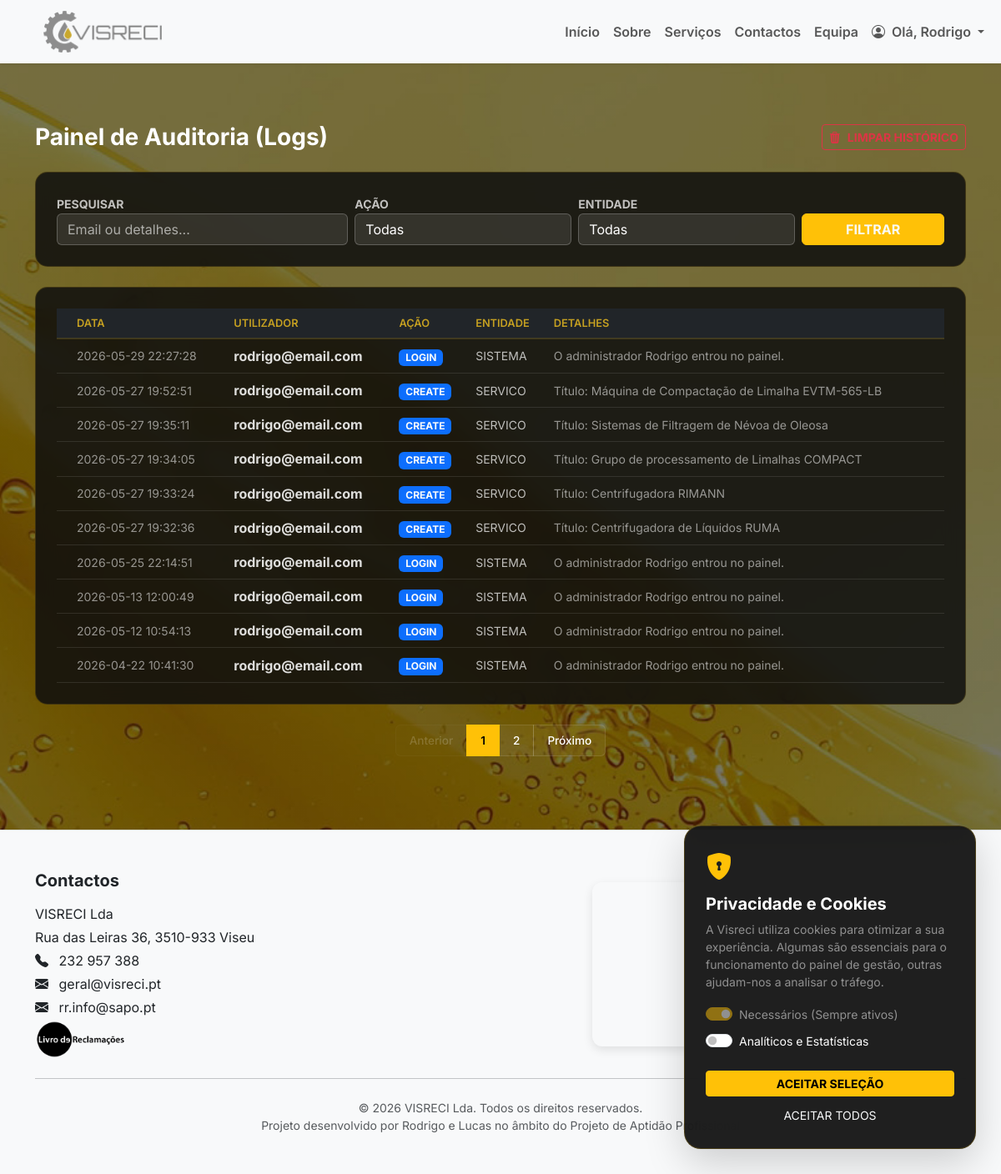
The app's page /admin/logs (signed in), older data.
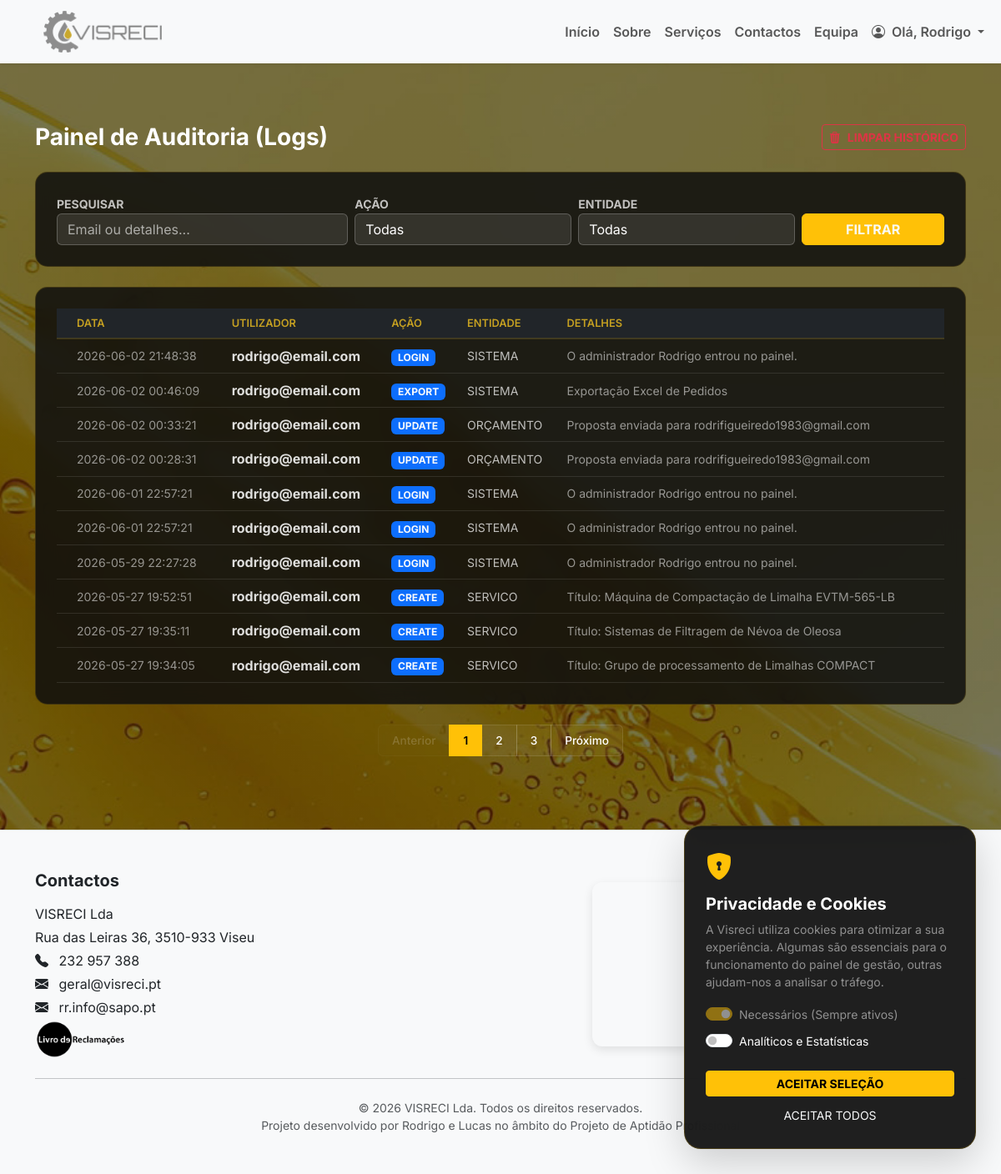
The same page, newer data.
### tables this page shows
CREATE TABLE logs (
            id INTEGER PRIMARY KEY AUTOINCREMENT,
            user_id INTEGER,
            user_email TEXT,
            action TEXT NOT NULL,
            entity TEXT NOT NULL,
            entity_id INTEGER,
            details TEXT,
            created_at DATETIME DEFAULT (datetime('now', 'localtime'))
        );

### app.py (the view)
@app.route("/admin/logs")
@login_required
def admin_logs():
    if session.get("user_role") != "admin": return redirect(url_for("dashboard"))
    page, q = request.args.get('page', 1, type=int), request.args.get('q', '').strip()
    act_f, ent_f = request.args.get('action', '').strip(), request.args.get('entity', '').strip()
    per_page = 10
    where, params = [], []
    if q: where.append("(user_email LIKE ? OR details LIKE ?)"); p = f"%{q}%"; params.extend([p, p])
    if act_f: where.append("action = ?"); params.append(act_f)
    if ent_f: where.append("entity = ?"); params.append(ent_f)
    where_sql = ("WHERE " + " AND ".join(where)) if where else ""
    conn = get_connection()
    total = conn.execute(f"SELECT COUNT(*) FROM logs {where_sql}", params).fetchone()[0]
    total_pages = max(1, math.ceil(total / per_page))
    logs = conn.execute(f"SELECT * FROM logs {where_sql} ORDER BY id DESC LIMIT ? OFFSET ?", params + [per_page, (page-1)*per_page]).fetchall()
    actions = [r[0] for r in conn.execute("SELECT DISTINCT action FROM logs WHERE action IS NOT NULL").fetchall()]
    entities = [r[0] for r in conn.execute("SELECT DISTINCT entity FROM logs WHERE entity IS NOT NULL").fetchall()]
    conn.close()
    return render_template("admin_logs.html", logs=logs, page=page, total_pages=total_pages, q=q, action=act_f, entity=ent_f, actions=actions, entities=entities)

### app.py (called while the page is built)
def get_connection():
    conn = sqlite3.connect("app.db", timeout=30)
    conn.row_factory = sqlite3.Row
    return conn

def login_required(view_func):
    @wraps(view_func)
    def wrapper(*args, **kwargs):
        if "user_id" not in session:
            return redirect(url_for("login"))
        return view_func(*args, **kwargs)
    return wrapper

@app.context_processor
def inject_translations():
    lang = session.get('lang', 'pt')
    return { 'lang': lang, 't': TRANSLATIONS.get(lang, TRANSLATIONS['pt']) }

### templates/admin_logs.html (shortened to what the changed rows need)
{% extends "menu.html" %}
{% block content %}
<section class="py-4 mt-5">
    <div class="container">
        <div class="table-glass on-dark p-0 overflow-hidden">
            <div class="table-responsive">
                <table class="table table-hover align-middle mb-0 text-white">
                    <thead class="bg-dark">
                        <tr class="text-warning">
                            <th class="ps-4">Data</th>
                            <th>Utilizador</th>
                            <th>Ação</th>
                            <th>Entidade</th>
                            <th>Detalhes</th>
                        </tr>
                    </thead>
                    <tbody>
                        {% for l in logs %}
                        <tr class="border-bottom border-secondary border-opacity-25">
                            <td class="ps-4 small opacity-75">{{ l.created_at }}</td>
                            <td class="fw-bold">{{ l.user_email or 'Sistema' }}</td>
                            <td><span class="badge bg-primary">{{ l.action }}</span></td>
                            <td class="text-warning small">{{ l.entity|upper }}</td>
                            <td class="small opacity-75">{{ l.details }}</td>
                        </tr>
                        {% else %}
                        <tr>
                            <td colspan="5" class="text-center py-5 text-muted italic">Nenhum log encontrado.</td>
                        </tr>
                        {% endfor %}
                    </tbody>
                </table>
            </div>
        </div>
        {% if total_pages > 1 %}
        <nav class="mt-4">
            <ul class="pagination justify-content-center custom-pagination">
                {% for p in range(1, total_pages + 1) %}
                <li class="page-item {{ 'active' if p == page }}">
                    <a class="page-link"
                        href="{{ url_for('admin_logs', page=p, q=q, action=action, entity=entity) }}">{{ p }}</a>
                </li>
                {% endfor %}
            </ul>
        </nav>
        {% endif %}
    </div>
</section>
{% endblock %}

Row changes from the older to the newer data that the page shows:
no longer on this page (row unchanged): logs: created_at "2026-05-27 19:33:24", user_email "rodrigo@email.com", action "CREATE", entity "SERVICO", details "Título: Centrifugadora RIMANN"
no longer on this page (row unchanged): logs: created_at "2026-05-27 19:32:36", user_email "rodrigo@email.com", action "CREATE", entity "SERVICO", details "Título: Centrifugadora de Líquidos RUMA"
no longer on this page (row unchanged): logs: created_at "2026-05-25 22:14:51", user_email "rodrigo@email.com", action "LOGIN", entity "SISTEMA", details "O administrador Rodrigo entrou no painel."
no longer on this page (row unchanged): logs: created_at "2026-05-13 12:00:49", user_email "rodrigo@email.com", action "LOGIN", entity "SISTEMA", details "O administrador Rodrigo entrou no painel."
no longer on this page (row unchanged): logs: created_at "2026-05-12 10:54:13", user_email "rodrigo@email.com", action "LOGIN", entity "SISTEMA", details "O administrador Rodrigo entrou no painel."
no longer on this page (row unchanged): logs: created_at "2026-04-22 10:41:30", user_email "rodrigo@email.com", action "LOGIN", entity "SISTEMA", details "O administrador Rodrigo entrou no painel."
added logs: created_at "2026-06-02 21:48:38", user_email "rodrigo@email.com", action "LOGIN", entity "SISTEMA", details "O administrador Rodrigo entrou no painel."
added logs: created_at "2026-06-02 00:46:09", user_email "rodrigo@email.com", action "EXPORT", entity "SISTEMA", details "Exportação Excel de Pedidos"
added logs: created_at "2026-06-02 00:33:21", user_email "rodrigo@email.com", action "UPDATE", entity "ORÇAMENTO", details "Proposta enviada para rodrifigueiredo1983@gmail.com"
added logs: created_at "2026-06-02 00:28:31", user_email "rodrigo@email.com", action "UPDATE", entity "ORÇAMENTO", details "Proposta enviada para rodrifigueiredo1983@gmail.com"
added logs: created_at "2026-06-01 22:57:21", user_email "rodrigo@email.com", action "LOGIN", entity "SISTEMA", details "O administrador Rodrigo entrou no painel."
added logs: created_at "2026-06-01 22:57:21", user_email "rodrigo@email.com", action "LOGIN", entity "SISTEMA", details "O administrador Rodrigo entrou no painel."
Text that changed along with them:
new list line: "3"
